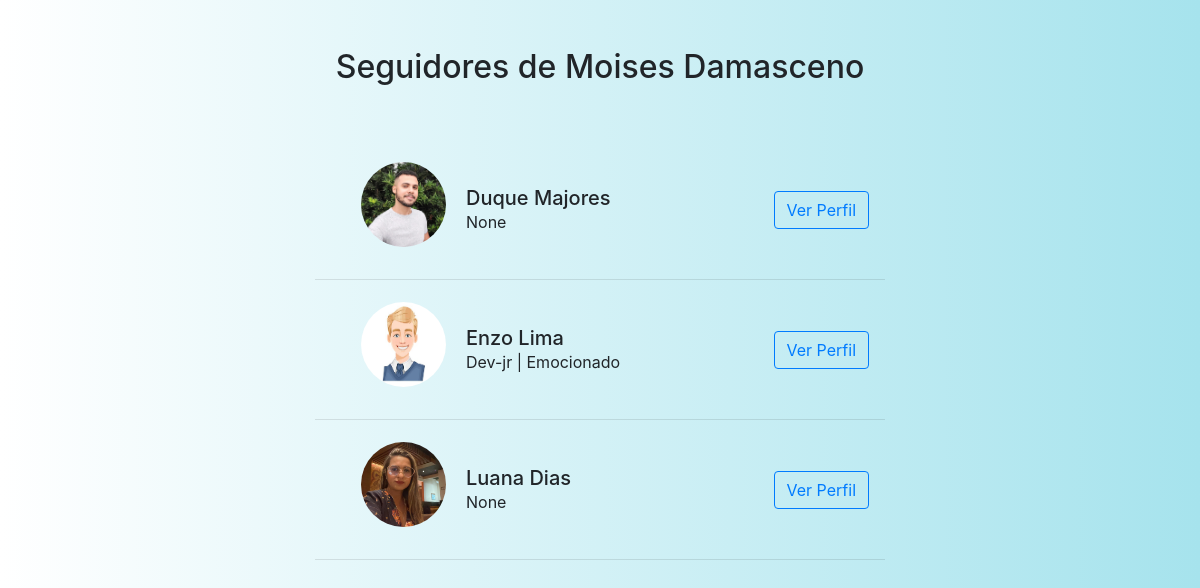
The app's page /seguidores/1/ (signed in) with its own data.
### app/models.py (models this page shows, shortened)
class User(UserMixin, db.Model):
    id = db.Column(db.Integer, primary_key=True)
    nome = db.Column(db.String(150))
    sobreNome = db.Column(db.String(150))
    status = db.Column(db.String(150))
    cpf_cnpj = db.Column(db.String(150), unique=True)
    email = db.Column(db.String(150), unique=True)
    senha = db.Column(db.String(150))
    imagem = db.Column(db.String(150), default='default.png')
    cor_fundo = db.Column(db.String(20), default='#ffffff')  # padrão: branco
    notificacoes = db.relationship('Notificacao', backref='usuario', lazy='dynamic')
    seguindo = db.relationship(
        'User', secondary=followers,
        primaryjoin=(followers.c.follower_id == id),
        secondaryjoin=(followers.c.followed_id == id),
        backref=db.backref('seguidores', lazy='dynamic'),
        lazy='dynamic'
    )
    notificacoes = db.relationship('Notificacao', backref='dono', lazy='dynamic')
    last_seen = db.Column(db.DateTime, default=datetime.utcnow)

### app/views.py (the view)
@app.route('/seguidores/<int:user_id>/', endpoint='seguidores')
@login_required
def seguidores(user_id):
    usuario = User.query.get_or_404(user_id)
    seguidores = usuario.seguidores  # lista de objetos de usuários
    ids_que_eu_sigo = [u.id for u in current_user.seguindo]  # lista de IDs
    obj = {
        'cor_fundo': None
    }
    return render_template('seguidores.html', usuario=usuario,seguidores=seguidores, ids_que_eu_sigo=ids_que_eu_sigo, obj=obj)

### app/__init__.py (called while the page is built)
@login_manager.user_loader
def load_user(user_id):
    return User.query.get(int(user_id))

### app/views.py (called while the page is built)
@app.before_request
def update_last_seen():
    if current_user.is_authenticated:
        current_user.last_seen = datetime.utcnow()
        db.session.commit()

### app/templates/seguidores.html (shortened to what this page needs)
{% extends 'base.html' %}
{% block styles %}
<link rel="stylesheet" href="{{ url_for('static', filename='css/index.css') }}">
<link rel="stylesheet" href="{{ url_for('static', filename='css/seguidores.css') }}">
{% endblock %}
{% block content %}
<div id="corpo_seguidores" class="container mt-5">
    <h2>Seguidores de {{ usuario.nome }} {{ usuario.sobreNome }}</h2>
    {% if not seguidores %}
        <p>Este usuário ainda não possui seguidores.</p>
    {% else %}
        {% for seguidor in seguidores %}
        <div class="container mb-3 p-3 d-flex flex-row align-items-center justify-content-between">
            <div id="info_card_seguidores" class="d-flex align-items-center">
                <img
                    class="rounded-circle me-3"
                    src="{{ url_for('static', filename='imagens/' + seguidor.imagem) }}"
                    alt="Foto de perfil"
                    width="50"
                    height="50"
                >
                <div id="info_seguidores">
                    <h5 class="mb-0">{{ seguidor.nome }} {{ seguidor.sobreNome }}</h5>
                    <p class="mb-0">{{ seguidor.status }}</p>
                </div>
            </div>
            {% if seguidor.id != current_user.id %}
                {% if seguidor.id not in ids_que_eu_sigo %}
                    <button class="btn btn-success seguir-btn" data-id="{{ seguidor.id }}">Seguir</button>
                {% else %}
                    <a href="{{ url_for('home', id=seguidor.id) }}" class="btn btn-outline-primary">Ver Perfil</a>
                {% endif %}
            {% endif %}
        </div>
        <hr>
        {% endfor %}
    {% endif %}
</div>
{% endblock %}

### app/templates/base.html (shortened to what this page needs)
<!DOCTYPE html>
<html lang="pt-br">
<head>
    {% block styles %}
    {% endblock %}
    <link rel="stylesheet" href="https://stackpath.bootstrapcdn.com/bootstrap/4.1.3/css/bootstrap.min.css">
</head>
<body id="body" class="{{ classe_body }}">
    <section class="container">
        {% block content %} {% endblock %}
    </section>
</body>
</html>

### app/static/css/index.css (style rules this page uses)
#body { background-image: linear-gradient(to right, #fff, #a6e3ed ); height: 100vh; }

### app/static/css/seguidores.css (style rules this page uses)
#corpo_seguidores { height: 100vh; width: 600px; margin: 0 auto; }
#corpo_seguidores h2 { margin-bottom: 70px; text-align: center; }
#corpo_seguidores img { width: 85px; height: 85px; margin-left: 30px; margin-right: 20px; margin-top: -10px; }

### records on screen
User: nome "Moises", sobreNome "Damasceno"
User: imagem (picture), nome "Duque", sobreNome "Majores", status "None"
User: imagem (picture), nome "Enzo", sobreNome "Lima", status "Dev-jr | Emocionado"
User: imagem (picture), nome "Luana", sobreNome "Dias", status "None"
